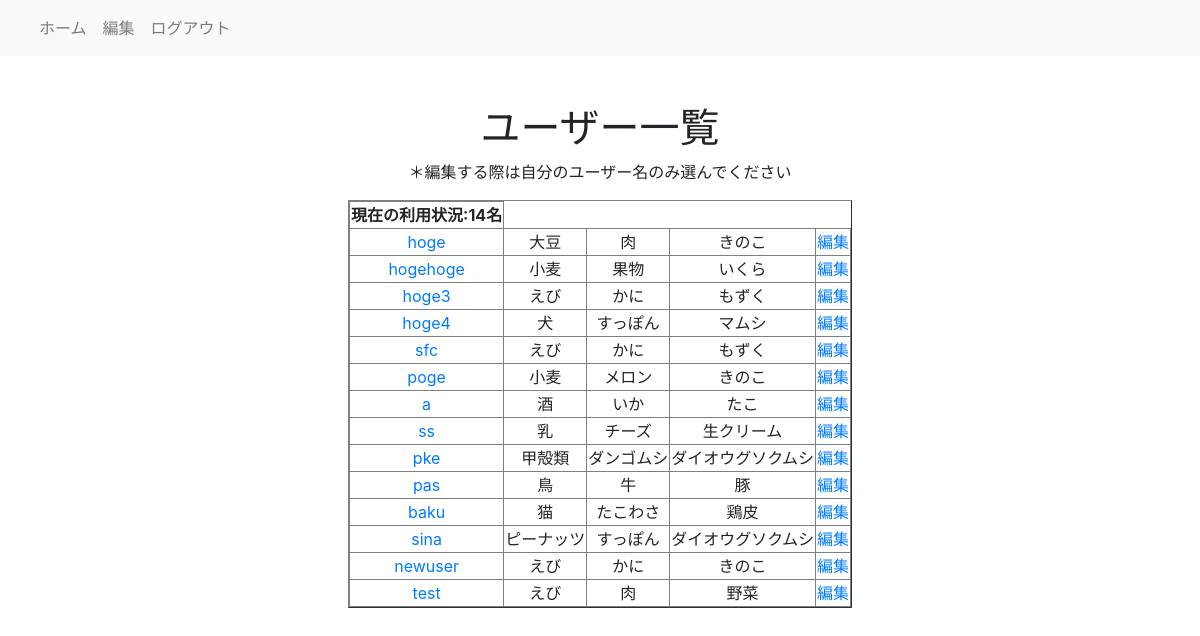
The page /show on the database as committed earlier.
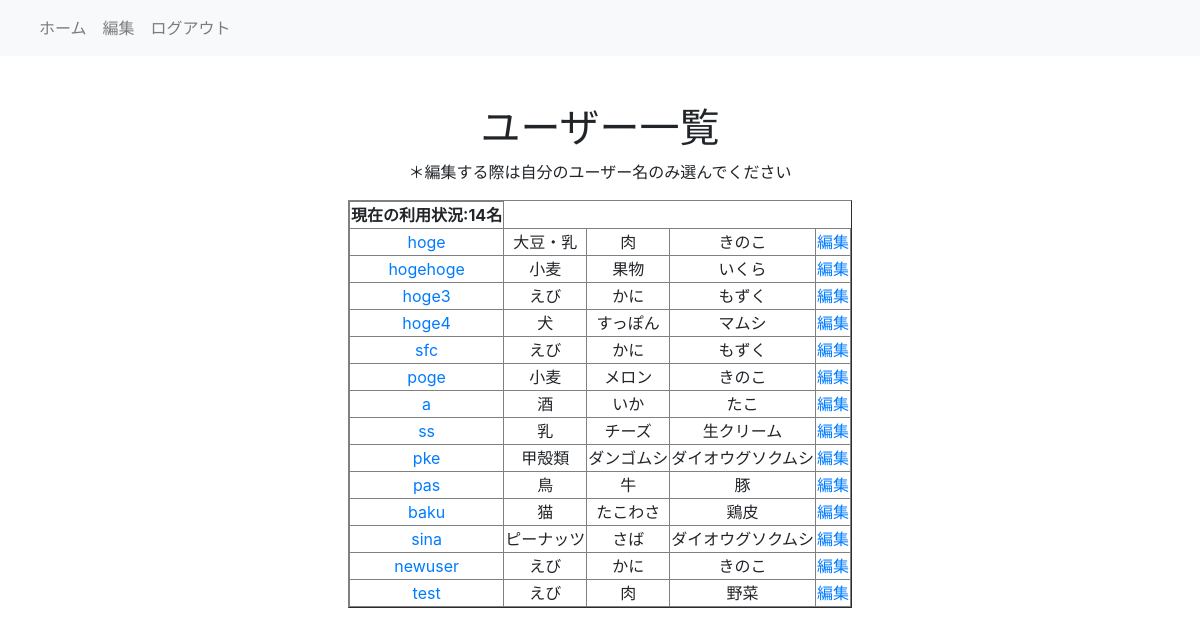
The same page on the database as committed later.
### myapp/models.py (models this page shows)
class UserInfo(models.Model):
    userName = models.CharField(max_length=200,unique=True)
    allergy = models.CharField(max_length=200, null=True)
    like = models.CharField(max_length=200, null=True)
    dislike = models.CharField(max_length=200, null=True)

### myapp/views.py (the view)
# urls.py: path('show', views.showUsers, name='showUsers'),
def showUsers(request):
    usefinfo = UserInfo.objects.all()
    context = {
    'msg': '現在の利用状況',
    'userinfo': usefinfo,
    'count':usefinfo.count,
    }
    return render(request, 'myapp/users.html',context)

### myapp/templates/myapp/users.html
{% extends 'myapp/base.html' %}
{% block content%}
<h1>ユーザー一覧</h1>
<p>＊編集する際は自分のユーザー名のみ選んでください</p>
<table border="1" style="border-collapse: collapse; display: inline-block;">
<thead>
<tr>
<th>{{msg}}:{{count}}名</th>
</tr>
</thead>
<tbody>
{% for user in userinfo %}
<tr>
<td><a href="{% url 'showDetail' user.id %}">{{user.userName}}</a></td>
<td>{{user.allergy}}</td>
<td>{{user.like}}</td>
<td>{{user.dislike}}</td>
<td><a href="{% url 'showEditUserForm' user.id %}">編集</a></td>
</tr>
{% endfor %}
</tbody>
</table>
{% endblock %}

### myapp/templates/myapp/base.html (shortened to what this page needs)
<!doctype html>
<html>
<head>
<link href="https://stackpath.bootstrapcdn.com/bootstrap/4.3.1/css/bootstrap.min.css" rel="stylesheet">
</head>
<body>
    <nav class="navbar navbar-expand-lg navbar-light bg-light">
        <div class="container-fluid">
          <div class="collapse navbar-collapse" id="navbarNav">
            <ul class="navbar-nav">
              <li class="nav-item">
                <a class="nav-link"  href="{% url 'showSearchForm' %}">ホーム</a>
              </li>
              <li class="nav-item">
                <a class="nav-link"  href="{% url 'showUsers' %}">編集</a>
              </li>
              <li class="nav-item">
                <a class="nav-link" href="{% url 'login' %}">ログアウト</a>
              </li>
            </ul>
          </div>
        </div>
      </nav>
      <div class="text-center mt-5">
    {% block content %}
    {% endblock %}
      </div>
</body>
</html>

Rows that differ between the two databases and show on the page:
changed UserInfo "hoge": allergy "大豆" → "大豆・乳"
changed UserInfo "sina": like "すっぽん" → "さば"
